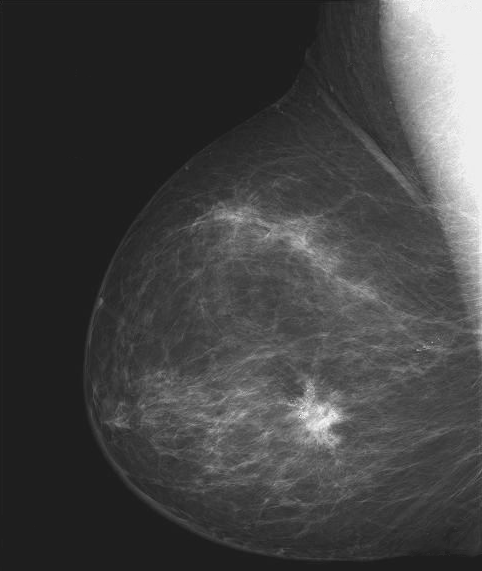
#> input picture taller2/images/breast_Xray.tif, 482 x 571 px
$ jupyter execute Taller2.ipynb
#> lines starting #> are read from the running program, lines starting #| are printed output that depends on the picture
[cell 1]
import skimage
from skimage import io

import os
import matplotlib.pyplot as plt

import numpy as np

[cell 2]
DIR_IMAGES = "images"

[cell 3]
breast = io.imread(os.path.join(DIR_IMAGES, "breast_Xray.tif"))
#> breast is the input picture: shape (571, 482); min 21, max 255, mean 66.7
breast.shape
#> Out = (571, 482)

[cell 4]
plt.imshow(breast, cmap='gray');

[cell 5]
breast.dtype

#### 1(a). Grafique el inverso de la imagen `breast`

[cell 6]
plt.imshow(breast.max()-breast, cmap='gray');
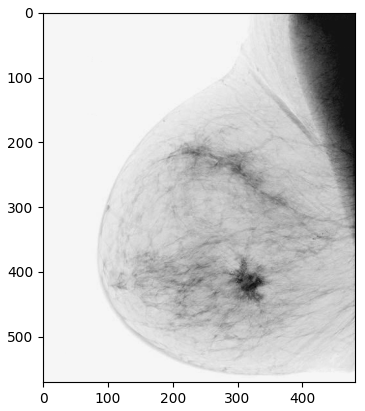
#> figure drawn by matplotlib, 1 panel

#### 1(b). Cree una función para realizar un ajuste de contraste de tal forma que mapee los valores de intensidad  de la imagen de entrada a nuevos valores de intensidad en la imagen de salida.  La función debe usarse de la siguiente forma `im_out=image_adjust(im_in, range_in= (low_in, high_in), range_out=(low_out, high_out), gamma)`. La función mapea los valores entre low_in y high_in a valores entre low_out y hight out, de tal forma que los valores por debajo de low_in y por encima de high_out son cortados.  La función debe aceptar cualquier tipo de imagen (en escala de grises), y el resto de parámetros (que no es la imagen), debe estar entre 0 y 1 (siendo cero el valor mínimo de intensidad y 1 correspondiente al valor máximo del formato, por ejemplo en uint8, 1 corresponde a 255).  El parámetro gamma especifica la forma de la curva que mapea la intensidad de los valores de la imagen de entrada a la de salida. La siguiente figura aclara como debe ser la forma que produce dicha función:

Sugerencia: Para convertir un rango de imágenes de (a,b) a (c, d) se puede utilizar la ecuación de una recta : $$y = ((d-c) / (b-a)) * (x-a) + c$$ Sin embargo, es mejor usar una ecuación más generalizada:
$$y = ((x-a) / (b-a)) ^ \gamma * (d-c) + c$$ Si $\gamma$ es igual a 1, entonces se usa la ecuación lineal.
Cuando gamma no es igual a 1, la transformación no es lineal. Es recomendable usar `skimage.util.img_as_float`.

[cell 7]
def image_adjust(im_in, range_in = (0, 1), range_out =(0, 1), gamma = 1):
    """Documente y complete la funcion"""
#> called with range_in = (0, 1), range_out = (0, 1), gamma = 1
    I = skimage.util.img_as_float(im_in)

    a = range_in[0]
    b = range_in[1]
    c = range_out[0]
    d = range_out[1]

    img_out = (((I-a)/(b-a))**gamma)*(d-c) + c

    img_out = np.minimum(img_out, d)
    img_out = np.maximum(img_out, c)

    return img_out

[cell 8]
new_breast = image_adjust(breast, range_in= (0, 1), range_out=(0, 1), gamma=1)

plt.imshow(new_breast, cmap = 'gray')

#### 1(c).
- Pruebe la función de `image_adjust` expandiendo las intensidades mínima y máxima de la imagen `breast` al rango de (0.5,0.75).
- Pruebe también a mejorar la imagen aplicando sólo un `gamma=2`.
- Usando `numpy.percentile` reescale las intensidades  mínima y máxima de `breast` al percentile 1 y 99 (`gamma=1`) sobre la imagen original y la imagen invertidad.
- Grafique todas las imágenes en una sóla figura (original, invertida, ajustadas...)

[cell 9]
new_breast = image_adjust(breast, range_in= (breast.min(), breast.max()), range_out=(0.5, 0.75), gamma=1)
#> in image_adjust (call 2), `img_out = np.maximum(img_out, c)`: img_out: shape (571, 482) float64; every value is 0.5

plt.imshow(new_breast, cmap = 'gray')

[cell 10]
new_breast1 = image_adjust(breast,range_in= (breast.min(), breast.max()), range_out=(0.5, 0.75), gamma=2)
plt.imshow(new_breast1, cmap = 'gray')

[cell 11]
percentile1 = np.percentile((breast.min(), breast.max()), 1)
#> percentile1 = 23.34
percentile2 = np.percentile((breast.min(), breast.max()), 99)
#> percentile2 = 252.7

[cell 12]
new_breast2 = image_adjust(breast, range_in = (percentile1, percentile2), range_out=(0.5, 0.75), gamma=2)
plt.imshow(new_breast2, cmap='gray')

[cell 13]
new_breast3 = image_adjust(breast.max()-breast, range_in = (percentile1, percentile2), range_out=(0.5, 0.75), gamma=2)
#> in image_adjust (call 5), `I = skimage.util.img_as_float(im_in)`:
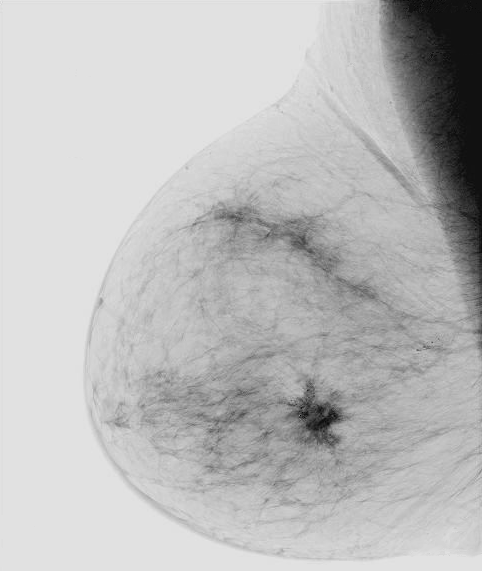
#> I: shape (571, 482) float64; min 0, max 0.918, mean 0.738
plt.imshow(new_breast3, cmap='gray')

[cell 14]
f, ax = plt.subplots(1, 4, sharey=True, figsize=(10,10))
ax[0].imshow(new_breast, cmap = 'gray')
ax[1].imshow(new_breast1, cmap = 'gray')
ax[2].imshow(new_breast2, cmap = 'gray')
ax[3].imshow(new_breast3, cmap = 'gray')
plt.show()
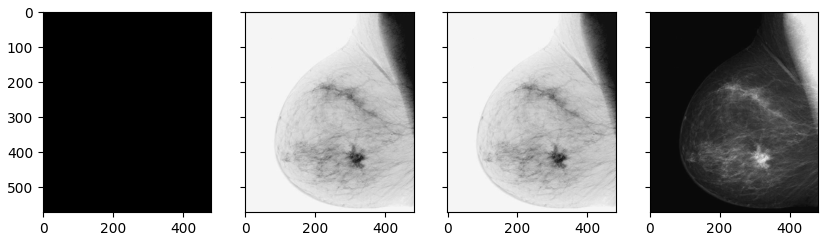
#> figure drawn by matplotlib, 4 panels

#### 1(d) Grafique el histograma de la imagen `breast` usando `plt.hist()` (o en `axis.hist()` al crear ejes).

#### 1(e). Explorando el modulo `skimage.exposure`. Utilice `exposure.rescale_intensity`, `exposure.adjust_gamma`, `exposure.adjust_log`, `exposure.equalize_hist` y `exposure.equalize_adapthist` para mejorar el contraste de la imagen `breast` y grafique el resultado comparando con la imagen original. Explique que están realizando los métodos anteriores (por ejemplo grafique también los histogramas y explique que hacen los algoritmos).

[cell 15]
plt.hist(breast)
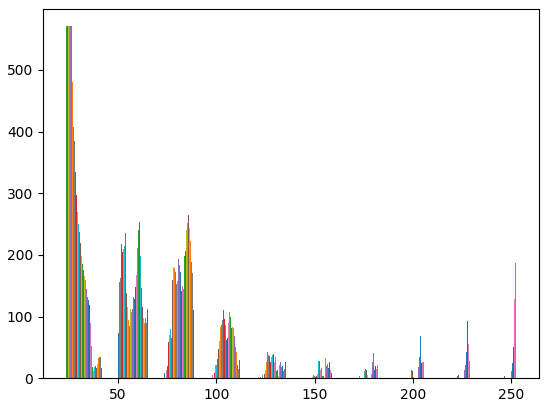
#> figure drawn by matplotlib, 1 panel; tallest bar 571 high, from x = 23.34 to 23.38; tallest bar 571 high, from x = 23.38 to 23.42; tallest bar 571 high, from x = 23.42 to 23.46

[cell 16]
from skimage import exposure

rescale_intensity = exposure.rescale_intensity(breast, (80, 220))
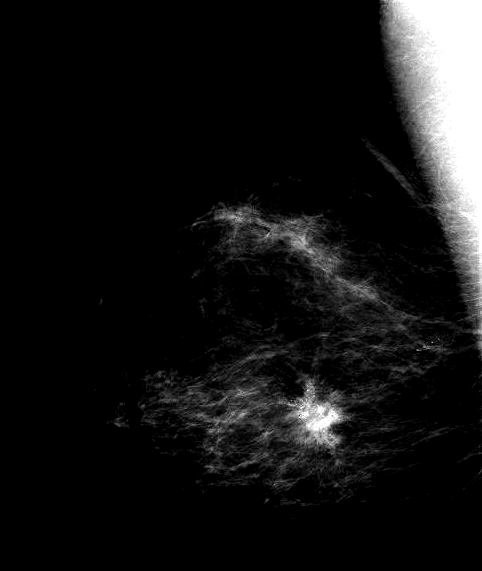
#> rescale_intensity: shape (571, 482); min 0, max 255, mean 20.9

f, ax = plt.subplots(2, 2, sharey=True, figsize=(10,10))
ax[0,0].hist(rescale_intensity)
ax[0,0].set_title('histograma rescale_intensity')
ax[0,1].hist(breast)
ax[0,1].set_title('histograma breast')
ax[1,0].imshow(rescale_intensity, cmap = 'gray')
ax[1,0].set_title('rescale_intensity(breast)')
ax[1,1].imshow(breast, cmap='gray')
ax[1,1].set_title('breast')
plt.show()
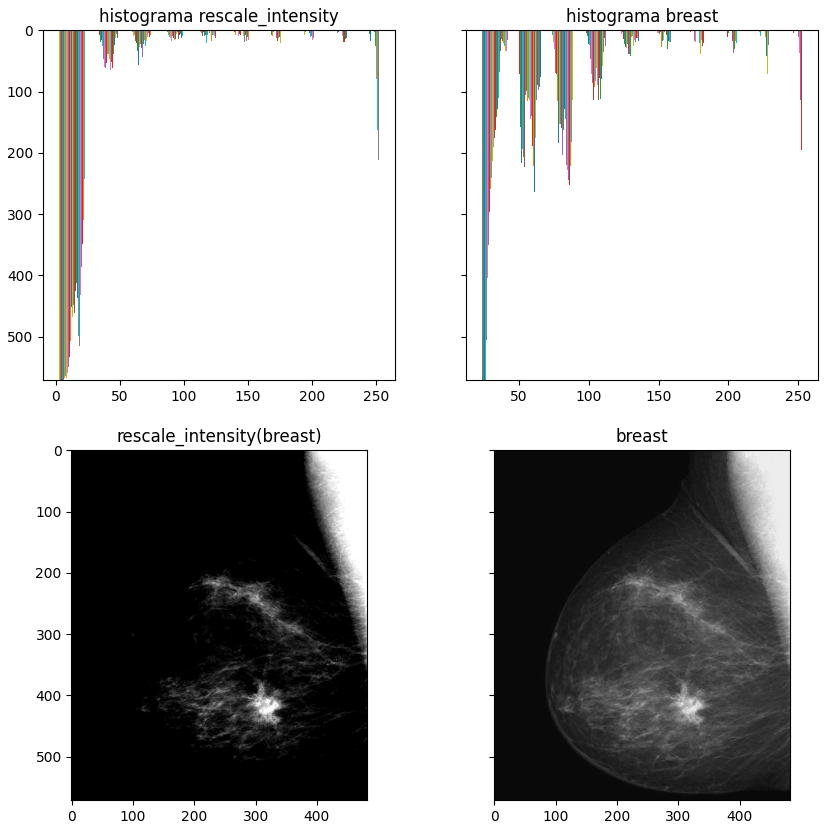
#> figure drawn by matplotlib, 4 panels; panel 1: tallest bar 571 high, from x = 2.55 to 2.59; panel 1: tallest bar 571 high, from x = 2.59 to 2.63; panel 1: tallest bar 571 high, from x = 2.63 to 2.68

Este método de rescale_intensity, como bien lo dice el nombre, re-escala la intensidad pixel a pixel de la imagen. Esto lo hace teniendo en cuenta el intervale que se indica, en el caso de arriba es el intervalo (80, 220), así, todos los valores se re-escalan en donde el menor toma el valor de 80 y el mayor el valor de 220.

[cell 17]
adjust_gamma = exposure.adjust_gamma(breast, 2)
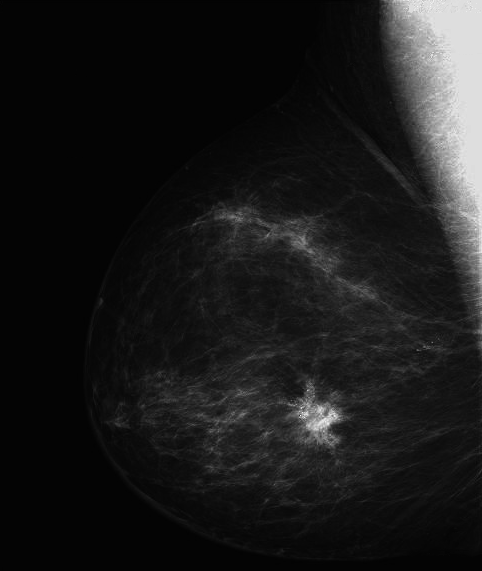
#> adjust_gamma: shape (571, 482); min 2, max 255, mean 26.1

f, ax = plt.subplots(2, 2, sharey=True, figsize=(10,10))
ax[0,0].hist(adjust_gamma)
ax[0,0].set_title('histograma adjust_gamma')
ax[0,1].hist(breast)
ax[0,1].set_title('histograma breast')
ax[1,0].imshow(adjust_gamma, cmap = 'gray')
ax[1,0].set_title('adjust_gamma(breast)')
ax[1,1].imshow(breast, cmap='gray')
ax[1,1].set_title('breast')
plt.show()
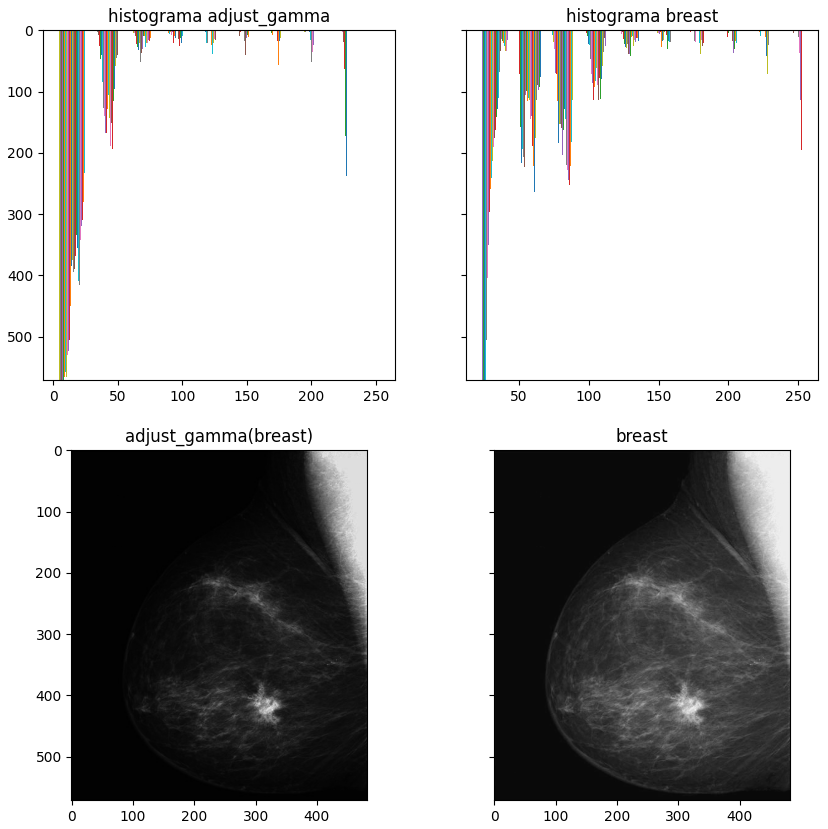
#> figure drawn by matplotlib, 4 panels; panel 1: tallest bar 571 high, from x = 4.53 to 4.57; panel 1: tallest bar 571 high, from x = 4.57 to 4.61; panel 1: tallest bar 571 high, from x = 4.61 to 4.66

Es la función de ajuste gamma de hace unos puntos arriba.

[cell 18]
adjust_log = exposure.adjust_log(breast, 2)
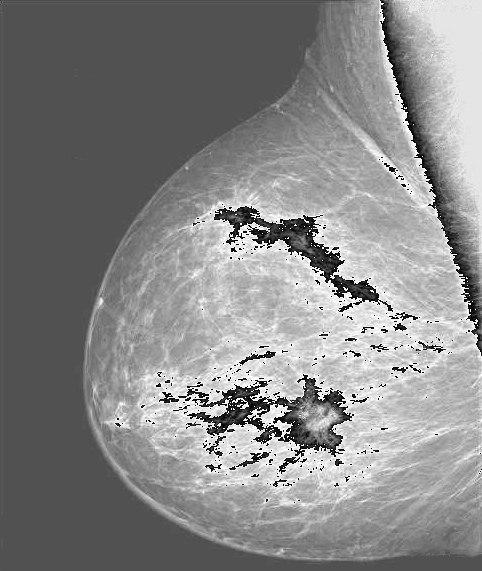
#> adjust_log: shape (571, 482); min 1, max 255, mean 134.9

f, ax = plt.subplots(2, 2, sharey=True, figsize=(10,10))
ax[0,0].hist(adjust_log)
ax[0,0].set_title('histograma adjust_log')
ax[0,1].hist(breast)
ax[0,1].set_title('histograma breast')
ax[1,0].imshow(adjust_log, cmap = 'gray')
ax[1,0].set_title('adjust_log(breast)')
ax[1,1].imshow(breast, cmap='gray')
ax[1,1].set_title('breast')
plt.show()
